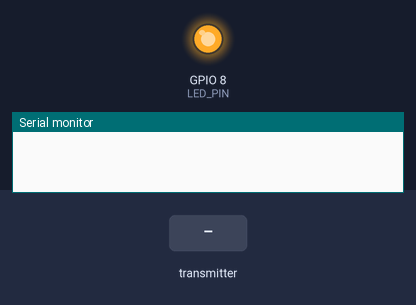
Bench run of a sketch on a simulated ESP32-S3. Parts: output pins drawn as LEDs (lit = HIGH), the last lines printed to the serial monitor. Dashed ring = blinking. The inputs (shaded band) are chosen by the test bench.

Above: at 1.2 s.
1.3 s: the transmitter starts sending id = 0
At 2.1 s:
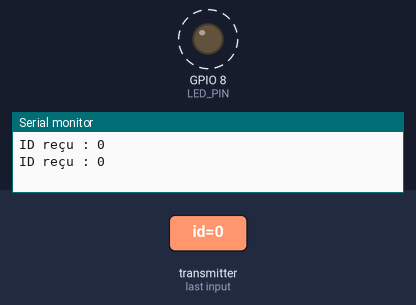
4.3 s: the transmitter starts sending id = 64
At 5.2 s:
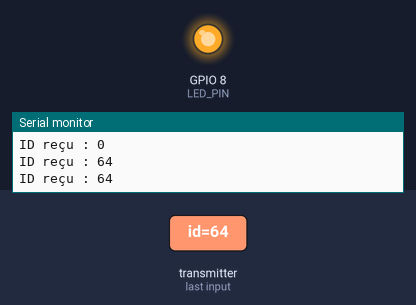
Timing chart, 0 to 7.3 s (numbered marks = the images above; inputs shaded):
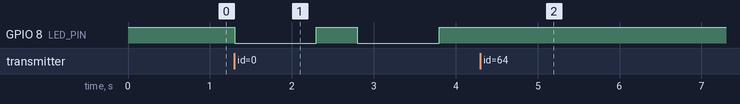

The sketch:

slaves_with_id.ino
```cpp
#include <WiFi.h>
#include <esp_now.h>

#define LED_PIN 8  // LED interne pour ESP32 (GPIO 2)

typedef struct struct_message {
  uint8_t id;
} struct_message;

struct_message myData;

uint8_t masterAddress[] = {0x34, 0x85, 0x18, 0xC5, 0x3A, 0xA8};; // À modifier selon l'adresse MAC du maître
bool idReceived = false;

void OnDataRecv(const esp_now_recv_info_t * recv_info, const uint8_t *incomingData, int len) {
  memcpy(&myData, incomingData, sizeof(myData));
  Serial.printf("ID reçu : %d\n", myData.id);
  idReceived = true;
}

void setup() {
  Serial.begin(115200);
  pinMode(LED_PIN, OUTPUT);
  digitalWrite(LED_PIN, HIGH);

  WiFi.mode(WIFI_STA);
  WiFi.disconnect();

  if (esp_now_init() != ESP_OK) {
    Serial.println("Erreur ESP-NOW");
    return;
  }

  esp_now_register_recv_cb(OnDataRecv);

  esp_now_peer_info_t peerInfo = {};
  memcpy(peerInfo.peer_addr, masterAddress, 6);
  peerInfo.channel = 0;
  peerInfo.encrypt = false;

  if (!esp_now_is_peer_exist(masterAddress)) {
    esp_now_add_peer(&peerInfo);
  }

  // Envoi d'une demande au maître
  esp_now_send(masterAddress, NULL, 0);
}

void loop() {
  if (idReceived) {
    delay(myData.id * 2000);  // Délai basé sur l'ID
    digitalWrite(LED_PIN, LOW);
    delay(1000);
    digitalWrite(LED_PIN, HIGH);
    idReceived = false;  // pour ne pas répéter
  }
}
```

Measured:
- after the input at 1.3 s, GPIO 8 (LED_PIN): alternates HIGH for 0.50 s and LOW for 1.0 s, starting at once
- after the input at 4.3 s, GPIO 8 (LED_PIN): stops changing and stays HIGH
